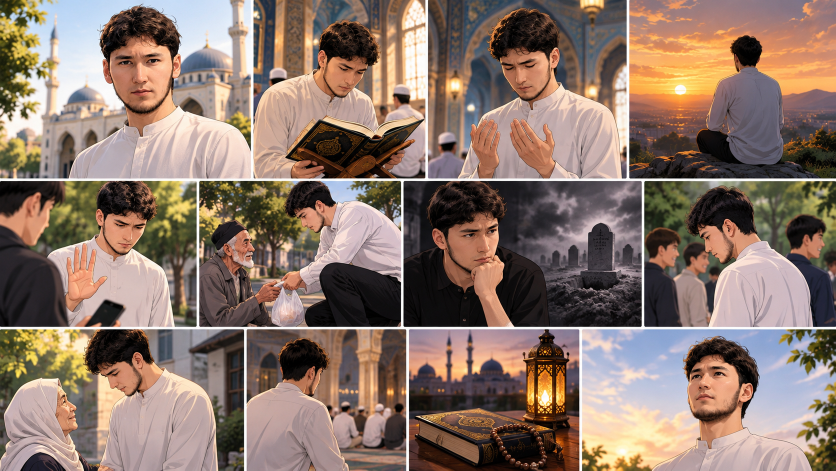
#> input picture assets/images/kollaj.png, 1672 x 941 px (shown at 1/2 size)
$ python -i render.py   (imports and definitions only)
#> lines starting #> are read from the running program, lines starting #| are printed output that depends on the picture
#!/usr/bin/env python3
"""
render.py — premium animatsion montaj DVIGATELI (engine) va CLI.

Bu fayl shablon EMAS. Unda sahnalar yo'q — faqat asboblar qutisi:
matn/kinetik tipografiya, rasm-kamera, effektlar, zarralar, niqoblar, o'tishlar,
kompozitor va parallel render. Har bir video o'z faylida yoziladi:
`projects/<nom>.py` (namuna: projects/oddiy_baxt.py). Sahnalar har safar
matn ma'nosidan kelib chiqib NOLDAN o'ylab topiladi (qarang: SKILL.md).

Loyiha fayli shartnomasi (projects/<nom>.py):
    import render as R
    R.configure(size=(1080, 1920), fps=30, dur=44.766)
    from render import *            # noqa: F401,F403
    def prepare(): ...              # rasm/zaxiralarni yuklash (ixtiyoriy)
    SCENES = [(0.0, scene0), (8.55, scene1), ...]   # (boshlanish soniyasi, funksiya)
    TRANS = {1: ("burn", 0.9), 2: ("iris", 0.7, {"x": 540, "y": 600}), ...}
    OUTPUT = "output/<nom>.mp4"
    POST = {"grain": 0.10, "fade_in": 0.5, "fade_out": 0.7}   # ixtiyoriy
  Sahna funksiyasi: fn(ctx, lt, t) — lt: sahna ichidagi vaqt, t: umumiy vaqt.

Ishlatish:
    python3 render.py projects/<nom>.py <asl.mp4> [chiqish.mp4]
    python3 render.py projects/<nom>.py <asl.mp4> --preview 3.5 12 20.1
    python3 render.py projects/<nom>.py <asl.mp4> --check      # barcha kadrlar, kodlashsiz
"""
import functools
import importlib.util
import math
import os
import subprocess
import sys
import tempfile
from multiprocessing import Process

import cairo
import numpy as np
from PIL import Image, ImageDraw, ImageFilter, ImageFont

W, H, FPS = 1080, 1920, 30
DUR = 10.0
HERE = os.path.dirname(os.path.abspath(__file__))
FDIR = os.path.join(HERE, "assets", "fonts")
IDIR = os.path.join(HERE, "assets", "images")
HANDLE = "Dilmurod_Sabriy"  # Instagram; handle() draws the Instagram icon before it
PROJECT = None


# [10 lines left out: function configure, not called in this run]


def nframes():
    return int(round(DUR * FPS))


# --------------------------------------------------------------------------
# Fonts
# --------------------------------------------------------------------------
FONTS = {
    "thin": ("Inter-Thin.otf", None),
    "xlight": ("Inter-ExtraLight.otf", None),
    "light": ("Inter-Light.otf", None),
    "reg": ("Inter-Regular.otf", None),
    "med": ("Inter-Medium.otf", None),
    "semi": ("Inter-SemiBold.otf", None),
    "bold": ("Inter-Bold.otf", None),
    "xbold": ("Inter-ExtraBold.otf", None),
    "black": ("InterDisplay-Black.otf", None),
    "serif": ("PlayfairDisplay.ttf", 700),
    "serif_it": ("PlayfairDisplay-Italic.ttf", 500),
    "serif_it_b": ("PlayfairDisplay-Italic.ttf", 700),
    "anton": ("Anton-Regular.ttf", None),          # tall condensed display (posters, covers)
    "oswald": ("Oswald[wght].ttf", 700),
    "archivo": ("ArchivoBlack-Regular.ttf", None),  # wide heavy grotesque (no U+02BB!)
}


# [7 lines left out: function font, not called in this run]


# --------------------------------------------------------------------------
# Colours / easing
# --------------------------------------------------------------------------
def hx(s, a=1.0):
    s = s.lstrip("#")
    return (int(s[0:2], 16) / 255, int(s[2:4], 16) / 255, int(s[4:6], 16) / 255, a)


def lerp(a, b, t):
    return a + (b - a) * t


def lerp2(a, b, t):
    return (lerp(a[0], b[0], t), lerp(a[1], b[1], t))


def lerpc(c1, c2, t):
    return tuple(lerp(a, b, t) for a, b in zip(c1, c2))


def clamp(x, a=0.0, b=1.0):
    return a if x < a else b if x > b else x


def prog(t, start, dur):
    return clamp((t - start) / dur) if dur > 0 else float(t >= start)


def e_out(p):
    return 1 - (1 - p) ** 3


def e_out5(p):
    return 1 - (1 - p) ** 5


def e_in(p):
    return p ** 3


def e_io(p):
    return 4 * p * p * p if p < 0.5 else 1 - (-2 * p + 2) ** 3 / 2


def e_expo(p):
    return 1.0 if p >= 1 else 1 - 2 ** (-10 * p)


# [19 lines left out: functions e_back, e_elastic, bump, not called in this run]


GOLD = hx("#e3c47c")
GOLD_L = hx("#f6e3ad")
GOLD_D = hx("#a67c35")
GG = (hx("#fff4d8"), hx("#eac672"))  # bright gold text gradient (readable on dark)
WHITE = hx("#f5f1e8")
MUTED = hx("#9a958a")
AMBER = hx("#f2b860")
ROSE = hx("#ff8fa3")
NEON_P = hx("#ff4f8b")
NEON_C = hx("#55e6ff")
WARM = hx("#ffb36b")
BLACK = (0, 0, 0, 1)


# --------------------------------------------------------------------------
# Text sprites (Pillow -> Cairo surface, cached)
# --------------------------------------------------------------------------
class Sprite:
    __slots__ = ("surf", "w", "asc", "desc", "pad", "buf")


# [101 lines left out: functions sprite, tw, fit, draw_sprite, text, not called in this run]


def outline_text(ctx, s, fkey, size, color, x, y, alpha=1.0, align="l", width=3, tracking=0.0):
    """Giant outlined word — great as a background layer behind a subject."""
    draw_sprite(ctx, sprite(s, fkey, size, color, tracking, None, 0, width), x, y, alpha, 1.0, align)


# [724 lines left out: functions text_rise, words_in, chars_in, scatter_in, typewriter, counter and 40 more, not called in this run]


# --------------------------------------------------------------------------
# Pictures, camera, masks
# --------------------------------------------------------------------------
class Pic:
    """RGB(A) numpy image as a Cairo surface (premultiplied if alpha is given)."""

    # [15 lines left out: function __init__, not called in this run]

    def rgb(self):
        return np.ascontiguousarray(self.arr[..., [2, 1, 0]])


# [36 lines left out: functions load_rgb, grade, duotone, resize, blurred, not called in this run]


def cutout_luma(rgb, y1=None, x0=0, x1=None, thresh=0.42, soft=0.10, close=7, feather=1.2,
                dark=True):
    """Subject mask by luminance (dark subject on bright sky, or the reverse) for
    'text behind subject' and parallax. Restrict to a region to avoid stray pixels."""
    y1 = y1 or rgb.shape[0]
    x1 = x1 or rgb.shape[1]
    reg = rgb[:y1].astype(np.float32) / 255.0
    lum = reg @ np.array([0.299, 0.587, 0.114], np.float32)
    m = np.clip(((thresh - lum) if dark else (lum - thresh)) / soft, 0, 1)
    m[:, :x0] = 0
    m[:, x1:] = 0
    mi = Image.fromarray((m * 255).astype(np.uint8))
    if close:
        mi = mi.filter(ImageFilter.MaxFilter(close)).filter(ImageFilter.MinFilter(close))
    if feather:
        mi = mi.filter(ImageFilter.GaussianBlur(feather))
    return Pic(rgb[:y1], np.asarray(mi))


# [64 lines left out: functions paint_pic, cam_cover, zoom_between, polaroid, not called in this run]


class Mosaic:
    """Pictures laid out as rectangles in one coordinate space (e.g. a source collage).
    screen = A + s * world. Keeps mip levels so tiny tiles don't shimmer."""

    # [83 lines left out: functions __init__, draw, glitch, make_grain, paint_scaled, not called in this run]


def _dirvec(d):
    return {"up": (0, -1), "down": (0, 1), "left": (-1, 0), "right": (1, 0)}[d]


def tr_fade(ctx, sa, sb, p, o):
    paint_scaled(ctx, sa, 1.0)
    paint_scaled(ctx, sb, 1.0, e_io(p))


# [169 lines left out: functions tr_burn, tr_zoom, tr_dissolve, tr_whip, tr_flare, tr_iris and 5 more, not called in this run]


TRANSITIONS = {"fade": tr_fade, "burn": tr_burn, "zoom": tr_zoom, "dissolve": tr_dissolve,
               "whip": tr_whip, "flare": tr_flare, "iris": tr_iris, "blinds": tr_blinds,
               "push": tr_push, "luma": tr_luma, "glitchcut": tr_glitchcut, "spin": tr_spin}


# --------------------------------------------------------------------------
# Compositor
# --------------------------------------------------------------------------
_GRAIN = []


def _bounds():
    return [s for s, _ in PROJECT.SCENES] + [DUR]


# [128 lines left out: functions render_scene, render_frame, encode_chunk, load_project, main, not called in this run]


# [2 lines not run here, left out]

>>> import cv2
>>> picture = cv2.imread('assets/images/kollaj.png', cv2.IMREAD_GRAYSCALE)
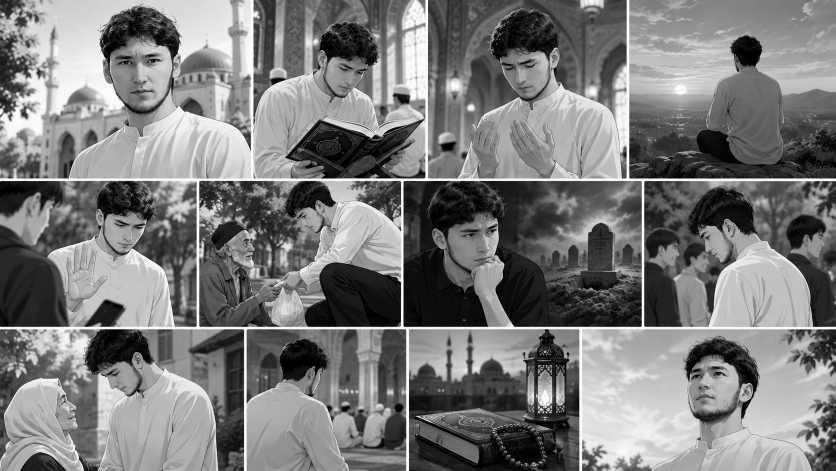
#> picture: shape (941, 1672) (shown at 1/2 size); min 0, max 255, mean 123
>>> result = cutout_luma(picture)
#> (the run stopped early here; a loop or call above may not have finished)
